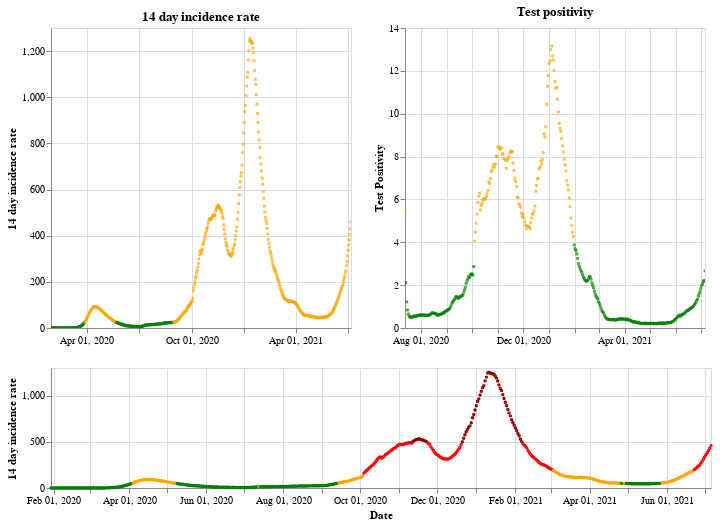

The cell this chart's notebook holds for it:
### Markdown cell above
## England

### Code cell
plot_traffic_light('England')

### Figure 1 — Vega-Lite specification as saved in the notebook (floating-point values rounded to 4 significant figures; data arrays with more than 128 entries replaced by an {"elided": "..."} marker saying what was removed)
{"config": {"view": {"continuousWidth": 400, "continuousHeight": 300}}, "vconcat": [{"hconcat": [{"mark": {"type": "point", "size": 2}, "encoding": {"color": {"condition": {"value": "green", "test": "(datum.twoWeeklyCasesRate <= 25)"}, "value": "orange"}, "tooltip": [{"type": "nominal", "field": "areaName"}, {"type": "temporal", "field": "date"}, {"type": "quantitative", "field": "twoWeeklyCasesRate"}, {"type": "quantitative", "field": "testPositivity"}], "x": {"type": "temporal", "axis": {"title": ""}, "field": "date", "scale": {"domain": {"selection": "DateBrush"}}, "timeUnit": "yearmonthdate"}, "y": {"type": "quantitative", "axis": {"title": "14 day incidence rate"}, "field": "twoWeeklyCasesRate"}}, "title": "14 day incidence rate", "width": 300}, {"mark": {"type": "point", "size": 2}, "encoding": {"color": {"condition": {"value": "green", "test": "(datum.testPositivity <= 4)"}, "value": "orange"}, "tooltip": [{"type": "nominal", "field": "areaName"}, {"type": "temporal", "field": "date"}, {"type": "quantitative", "field": "twoWeeklyCasesRate"}, {"type": "quantitative", "field": "testPositivity"}], "x": {"type": "temporal", "axis": {"title": ""}, "field": "date", "scale": {"domain": {"selection": "DateBrush"}}, "timeUnit": "yearmonthdate"}, "y": {"type": "quantitative", "axis": {"title": "Test Positivity"}, "field": "testPositivity"}}, "title": "Test positivity", "width": 300}]}, {"layer": [{"mark": {"type": "point", "size": 2}, "encoding": {"color": {"condition": {"value": "orange", "test": "(((datum.testPositivity < 4) && (datum.twoWeeklyCasesRate >= 50)) && (datum.twoWeeklyCasesRate < 200))"}, "value": "red"}, "opacity": {"condition": {"value": 1, "test": "((datum.twoWeeklyCasesRate >= 50) && (datum.twoWeeklyCasesRate < 500))"}, "value": 0}, "tooltip": [{"type": "nominal", "field": "areaName"}, {"type": "temporal", "field": "date"}, {"type": "quantitative", "field": "twoWeeklyCasesRate"}, {"type": "quantitative", "field": "testPositivity"}], "x": {"type": "temporal", "axis": {"title": "Date"}, "field": "date", "timeUnit": "yearmonthdate"}, "y": {"type": "quantitative", "axis": {"title": "14 day incidence rate"}, "field": "twoWeeklyCasesRate"}}, "selection": {"DateBrush": {"type": "interval", "encodings": ["x"], "fields": ["Time"]}}}, {"mark": {"type": "point", "size": 2}, "encoding": {"color": {"value": "darkred"}, "opacity": {"condition": {"value": 1, "test": "(datum.twoWeeklyCasesRate >= 500)"}, "value": 0}, "tooltip": [{"type": "nominal", "field": "areaName"}, {"type": "temporal", "field": "date"}, {"type": "quantitative", "field": "twoWeeklyCasesRate"}, {"type": "quantitative", "field": "testPositivity"}], "x": {"type": "temporal", "axis": {"title": "Date"}, "field": "date", "timeUnit": "yearmonthdate"}, "y": {"type": "quantitative", "axis": {"title": "14 day incidence rate"}, "field": "twoWeeklyCasesRate"}}}, {"mark": {"type": "point", "size": 2}, "encoding": {"color": {"condition": {"value": "green", "test": "((datum.testPositivity < 4) && (datum.twoWeeklyCasesRate < 50))"}, "value": "orange"}, "opacity": {"condition": {"value": 1, "test": "(datum.twoWeeklyCasesRate < 50)"}, "value": 0}, "tooltip": [{"type": "nominal", "field": "areaName"}, {"type": "temporal", "field": "date"}, {"type": "quantitative", "field": "twoWeeklyCasesRate"}, {"type": "quantitative", "field": "testPositivity"}], "x": {"type": "temporal", "axis": {"title": "Date"}, "field": "date", "timeUnit": "yearmonthdate"}, "y": {"type": "quantitative", "axis": {"title": "14 day incidence rate"}, "field": "twoWeeklyCasesRate"}}}], "height": 120, "width": 660}], "data": {"name": "data-0ed855485a194f7b30796ca78ef4a99d"}, "$schema": "https://vega.github.io/schema/vega-lite/v4.8.1.json", "datasets": {"data-0ed855485a194f7b30796ca78ef4a99d": {"elided": "524 records"}}}
